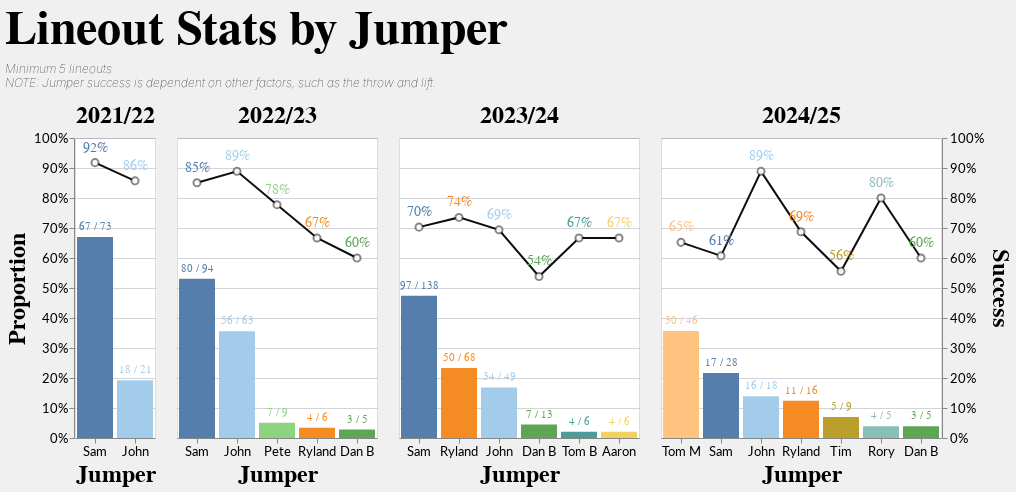

Here is the notebook cell this chart was saved with:
### Code cell
from data_prep import *
from charts import *
import pandas as pd

### Figure 1 — Vega-Lite specification as saved in the notebook (floating-point values rounded to 4 significant figures; data arrays with more than 128 entries replaced by an {"elided": "..."} marker saying what was removed)
{"config": {"axis": {"labelFont": "Lato, sans-serif", "titleFont": "PT Sans Narrow, Helvetica Neue, Helvetica, Arial, sans-serif", "labelFontSize": 13, "titleFontSize": 24, "gridColor": "#202947", "gridOpacity": 0.2}, "header": {"labelFont": "PT Sans Narrow, Helvetica Neue, Helvetica, Arial, sans-serif", "titleFont": "PT Sans Narrow, Helvetica Neue, Helvetica, Arial, sans-serif", "labelFontSize": 24, "titleFontSize": 28, "labelFontWeight": "bold", "orient": "left"}, "legend": {"labelFont": "Lato, sans-serif", "titleFont": "PT Sans Narrow, Helvetica Neue, Helvetica, Arial, sans-serif", "labelFontSize": 14, "titleFontSize": 16, "titlePadding": 5, "fillColor": "white", "strokeColor": "black", "padding": 10, "titleFontWeight": "lighter", "titleFontStyle": "italic", "titleColor": "gray", "offset": 10}, "title": {"font": "PT Sans Narrow, Helvetica Neue, Helvetica, Arial, sans-serif", "fontSize": 48, "fontWeight": "bold", "anchor": "start", "align": "center", "titlePadding": 20, "subtitlePadding": 10, "subtitleFontWeight": "lighter", "subtitleFontSize": 12, "subtitleColor": "", "subtitleFontStyle": "italic", "offset": 15, "color": "black"}, "axisX": {"labelAngle": 0}, "facet": {"title": null, "header": null, "align": {"row": "each", "column": "all"}}, "resolve": {"scale": {"y": "independent", "facet": "independent"}}, "background": "#f0f0f0"}, "data": {"name": "data-f416fb493c41ea19d3adf4469defb5a4"}, "facet": {"field": "Season", "header": null}, "spec": {"layer": [{"layer": [{"mark": {"type": "bar", "opacity": 0.8}, "params": [{"name": "selectJumper", "select": {"type": "point", "fields": ["Jumper"], "on": "click"}}]}, {"mark": {"type": "text", "align": "center", "baseline": "bottom", "dy": -5}, "encoding": {"text": {"field": "SuccessText", "type": "nominal"}}}], "encoding": {"y": {"axis": {"format": ".0%", "orient": "left", "tickCount": 10}, "scale": {"domain": [0, 1]}, "field": "Proportion", "type": "quantitative"}}}, {"layer": [{"mark": {"type": "line", "opacity": 0.5, "point": {"fill": "white", "filled": false, "size": 50, "strokeOpacity": 0.5}}, "encoding": {"color": {"value": "black"}}}, {"mark": {"type": "text", "fontSize": 14, "yOffset": -15}, "encoding": {"text": {"field": "Success", "format": ".0%"}}}], "encoding": {"y": {"axis": {"format": ".0%", "orient": "right", "tickCount": 10}, "scale": {"domain": [0, 1]}, "field": "Success", "type": "quantitative"}}}], "encoding": {"color": {"field": "Jumper", "legend": null, "type": "nominal", "scale": {"scheme": "tableau20"}, "sort": {"field": "Total", "order": "descending"}}, "opacity": {"condition": {"param": "selectJumper", "value": 0.95}, "value": 0.1}, "tooltip": [{"field": "Jumper", "type": "nominal"}, {"field": "Success", "format": ".0%", "type": "quantitative"}, {"field": "Total", "type": "quantitative"}, {"field": "Proportion", "format": ".0%", "type": "quantitative"}], "x": {"field": "Jumper", "type": "nominal", "sort": {"field": "sortcol", "order": "descending"}}}, "height": 300, "view": {"fill": "white"}, "width": {"step": 40}}, "resolve": {"scale": {"color": "shared", "x": "independent", "y": "shared"}}, "title": {"text": "Lineout Stats by Jumper", "subtitle": ["Minimum 5 lineouts", "NOTE: Jumper success is dependent on other factors, such as the throw and lift."]}, "transform": [{"joinaggregate": [{"op": "count", "field": "Won", "as": "Total"}], "groupby": ["Season", "Jumper", "JumperID"]}, {"joinaggregate": [{"op": "count", "field": "Won", "as": "SeasonTotal"}], "groupby": ["Season"]}, {"aggregate": [{"op": "mean", "field": "Won", "as": "Success"}], "groupby": ["Season", "Total", "SeasonTotal", "Jumper", "JumperID"]}, {"calculate": "datum.Total/datum.SeasonTotal", "as": "Proportion"}, {"calculate": "round(datum.Success*datum.Total) + ' / ' + datum.Total", "as": "SuccessText"}, {"filter": "datum.Total >= 5"}, {"calculate": "datum.Total + datum.Success + 0.01*datum.JumperID", "as": "sortcol"}], "$schema": "https://vega.github.io/schema/vega-lite/v5.17.0.json", "datasets": {"data-f416fb493c41ea19d3adf4469defb5a4": {"elided": "706 records"}}}
